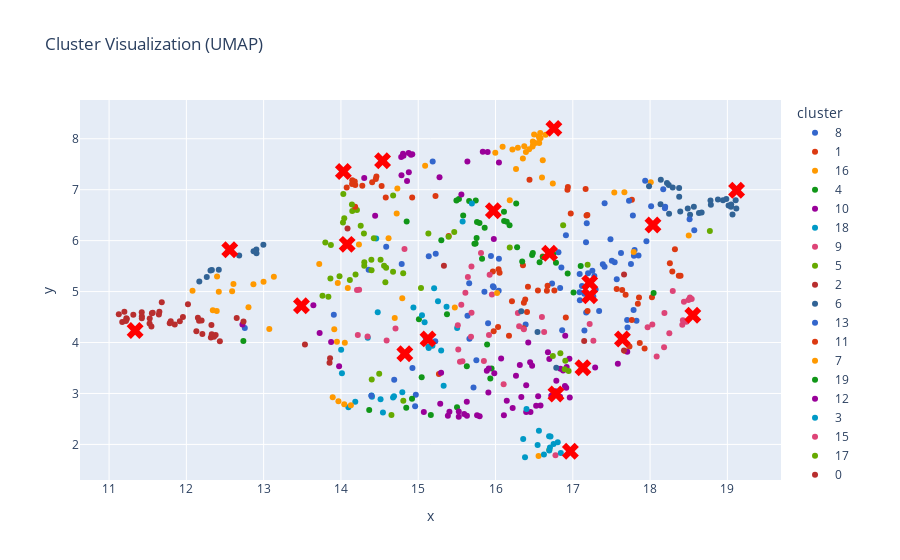

The code cell stored with this chart in its notebook:
### Code cell
# Example usage
if __name__ == "__main__":
    embeddings_file = "C:/Users/leonc/Thesis 2024/Toxic-Symbology/Image Clustering/toxic_embeddings.pt"
    folder_path = "C:/Users/leonc/Thesis 2024/Toxic-Symbology/complete expansion/toxics_symbol_images_filtered_renamed"
    destination_folder = "20_clusters"
    n_clusters = 20  # Adjust based on your needs

    # Run the full pipeline
    results = process_and_cluster_embeddings(
        embeddings_file, n_clusters, folder_path, destination_folder, max_images=50, method="umap", max_clusters=20
    )
    
    # Output evaluation results
    print(results)

### Figure 1 — Plotly figure (JSON) as saved in the notebook; plotly's stock layout.template omitted (floating-point values rounded to 4 significant figures)
{"data": [{"customdata": [["8", "2.png"], ["8", "10.png"], ["8", "24.png"], ["8", "42.png"], ["8", "88.png"], ["8", "89.png"], ["8", "90.png"], ["8", "92.png"], ["8", "161.png"], ["8", "171.png"], ["8", "207.png"], ["8", "279.png"], ["8", "281.png"], ["8", "282.png"], ["8", "283.png"], ["8", "284.png"], ["8", "285.png"], ["8", "286.png"], ["8", "289.png"], ["8", "293.png"], ["8", "299.png"], ["8", "309.png"], ["8", "318.png"], ["8", "324.png"], ["8", "326.png"], ["8", "340.png"], ["8", "344.png"], ["8", "362.png"], ["8", "390.png"], ["8", "391.png"], ["8", "419.png"], ["8", "422.png"], ["8", "426.png"], ["8", "428.png"], ["8", "451.png"], ["8", "503.png"], ["8", "507.png"], ["8", "513.png"]], "hovertemplate": "cluster=%{customdata[0]}<br>x=%{x}<br>y=%{y}<br>image_id=%{customdata[1]}<extra></extra>", "legendgroup": "8", "marker": {"color": "#3366CC", "symbol": "circle"}, "mode": "markers", "name": "8", "orientation": "v", "showlegend": true, "type": "scatter", "x": [14.36, 15.66, 12.76, 17.15, 17.3, 15.98, 16.04, 17.28, 14.79, 15.86, 16.84, 17.12, 17.2, 17.09, 17.82, 17.79, 17.09, 17.71, 17.34, 15.23, 15.14, 17.54, 17.17, 17.51, 16.73, 17.7, 17.27, 14.59, 16.39, 17.09, 17.85, 17.25, 17.18, 15.64, 17.15, 17.41, 16.04, 15.94], "xaxis": "x", "y": [5.427, 5.165, 4.284, 4.959, 5.039, 5.087, 5.014, 5.307, 5.542, 4.999, 5.069, 5.108, 5.361, 4.989, 4.427, 4.638, 5.343, 4.293, 4.619, 5.743, 5.694, 5.577, 4.587, 5.605, 5.159, 4.443, 4.906, 5.881, 4.355, 4.83, 5.708, 5.408, 6.343, 4.527, 4.238, 5.49, 5.647, 5.696], "yaxis": "y"}, {"customdata": [["1", "3.png"], ["1", "28.png"], ["1", "56.png"], ["1", "57.png"], ["1", "76.png"], ["1", "78.png"], ["1", "85.png"], ["1", "86.png"], ["1", "93.png"], ["1", "97.png"], ["1", "98.png"], ["1", "106.png"], ["1", "109.png"], ["1", "114.png"], ["1", "116.png"], ["1", "130.png"], ["1", "179.png"], ["1", "205.png"], ["1", "213.png"], ["1", "290.png"], ["1", "308.png"], ["1", "311.png"], ["1", "327.png"], ["1", "339.png"], ["1", "341.png"], ["1", "357.png"], ["1", "365.png"], ["1", "366.png"], ["1", "369.png"], ["1", "371.png"], ["1", "372.png"], ["1", "379.png"], ["1", "399.png"], ["1", "406.png"], ["1", "413.png"], ["1", "414.png"], ["1", "415.png"], ["1", "421.png"], ["1", "425.png"], ["1", "427.png"], ["1", "430.png"], ["1", "487.png"], ["1", "497.png"], ["1", "504.png"], ["1", "522.png"]], "hovertemplate": "cluster=%{customdata[0]}<br>x=%{x}<br>y=%{y}<br>image_id=%{customdata[1]}<extra></extra>", "legendgroup": "1", "marker": {"color": "#DC3912", "symbol": "circle"}, "mode": "markers", "name": "1", "orientation": "v", "showlegend": true, "type": "scatter", "x": [16.05, 18.32, 16.61, 15.39, 16.42, 16.38, 17.64, 15.98, 17.84, 16.55, 16.67, 16.17, 17.86, 16.76, 18.26, 18.02, 15.27, 18.39, 16.97, 16.04, 16.35, 17.76, 16.03, 17.76, 17.68, 17.19, 18.29, 16.94, 18.37, 16.93, 16.36, 16.37, 15.22, 15.97, 17.73, 17.93, 17.87, 16.91, 16.66, 17.18, 17.19, 17.57, 16.41, 16.21, 17.17], "xaxis": "x", "y": [5.368, 5.83, 5.687, 6.09, 5.096, 4.844, 5.031, 4.224, 4.762, 5.02, 5.115, 4.135, 4.882, 5.023, 5.557, 4.889, 3.38, 5.313, 6.535, 5.44, 5.519, 6.801, 4.307, 4.444, 4.937, 4.621, 5.393, 7.052, 5.313, 7.001, 4.278, 4.781, 6.878, 5.395, 3.922, 3.882, 3.992, 4.491, 5.016, 6.493, 6.502, 5.052, 4.597, 4.811, 7.014], "yaxis": "y"}, {"customdata": [["16", "4.png"], ["16", "87.png"], ["16", "99.png"], ["16", "153.png"], ["16", "159.png"], ["16", "160.png"], ["16", "162.png"], ["16", "166.png"], ["16", "261.png"], ["16", "269.png"], ["16", "307.png"], ["16", "363.png"], ["16", "364.png"], ["16", "383.png"], ["16", "398.png"], ["16", "400.png"], ["16", "403.png"], ["16", "459.png"], ["16", "468.png"], ["16", "469.png"], ["16", "470.png"], ["16", "471.png"], ["16", "474.png"], ["16", "475.png"], ["16", "476.png"], ["16", "477.png"], ["16", "478.png"], ["16", "479.png"]], "hovertemplate": "cluster=%{customdata[0]}<br>x=%{x}<br>y=%{y}<br>image_id=%{customdata[1]}<extra></extra>", "legendgroup": "16", "marker": {"color": "#FF9900", "symbol": "circle"}, "mode": "markers", "name": "16", "orientation": "v", "showlegend": true, "type": "scatter", "x": [16.27, 16.35, 16.39, 16.48, 18.01, 16.22, 16.29, 16.51, 17.54, 16.61, 16.49, 16.0, 16.09, 16.37, 14.73, 16.74, 16.6, 17.67, 16.48, 16.57, 16.18, 16.65, 16.57, 16.43, 16.58, 16.58, 16.56, 16.5], "xaxis": "x", "y": [7.406, 7.613, 7.74, 7.85, 7.149, 7.788, 7.823, 7.919, 6.944, 7.579, 7.9, 7.726, 7.842, 7.852, 7.024, 7.124, 7.238, 6.949, 7.947, 7.917, 6.795, 8.077, 8.006, 7.795, 8.116, 8.014, 8.047, 8.082], "yaxis": "y"}, {"customdata": [["4", "5.png"], ["4", "7.png"], ["4", "20.png"], ["4", "48.png"], ["4", "120.png"], ["4", "163.png"], ["4", "165.png"], ["4", "183.png"], ["4", "184.png"], ["4", "186.png"], ["4", "232.png"], ["4", "263.png"], ["4", "266.png"], ["4", "303.png"], ["4", "304.png"], ["4", "387.png"], ["4", "401.png"], ["4", "431.png"], ["4", "455.png"]], "hovertemplate": "cluster=%{customdata[0]}<br>x=%{x}<br>y=%{y}<br>image_id=%{customdata[1]}<extra></extra>", "legendgroup": "4", "marker": {"color": "#109618", "symbol": "circle"}, "mode": "markers", "name": "4", "orientation": "v", "showlegend": true, "type": "scatter", "x": [15.79, 15.3, 12.74, 15.66, 15.76, 16.27, 16.11, 15.53, 15.49, 16.11, 15.74, 16.15, 15.86, 15.76, 15.73, 14.85, 15.01, 16.18, 15.58], "xaxis": "x", "y": [6.349, 6.009, 4.03, 6.777, 6.368, 6.729, 6.568, 6.818, 6.789, 6.385, 6.786, 6.369, 6.253, 6.05, 5.94, 6.377, 4.458, 6.302, 6.495], "yaxis": "y"}, {"customdata": [["10", "6.png"], ["10", "52.png"], ["10", "53.png"], ["10", "58.png"], ["10", "113.png"], ["10", "164.png"], ["10", "178.png"], ["10", "185.png"], ["10", "187.png"], ["10", "224.png"], ["10", "253.png"], ["10", "278.png"], ["10", "291.png"], ["10", "294.png"], ["10", "295.png"], ["10", "296.png"], ["10", "297.png"], ["10", "298.png"], ["10", "359.png"], ["10", "373.png"], ["10", "374.png"], ["10", "388.png"], ["10", "466.png"]], "hovertemplate": "cluster=%{customdata[0]}<br>x=%{x}<br>y=%{y}<br>image_id=%{customdata[1]}<extra></extra>", "legendgroup": "10", "marker": {"color": "#990099", "symbol": "circle"}, "mode": "markers", "name": "10", "orientation": "v", "showlegend": true, "type": "scatter", "x": [14.86, 14.91, 14.88, 14.78, 15.98, 15.64, 13.87, 15.56, 14.44, 14.3, 12.73, 16.04, 15.28, 14.78, 14.81, 14.8, 14.92, 14.88, 13.72, 15.9, 15.84, 13.64, 13.98], "xaxis": "x", "y": [7.169, 7.686, 7.342, 7.282, 6.03, 7.552, 4.01, 6.907, 6.489, 7.229, 4.353, 7.535, 7.245, 7.644, 7.665, 7.708, 7.699, 7.723, 4.186, 7.741, 7.747, 4.733, 3.536], "yaxis": "y"}, {"customdata": [["18", "8.png"], ["18", "14.png"], ["18", "15.png"], ["18", "16.png"], ["18", "17.png"], ["18", "18.png"], ["18", "115.png"], ["18", "136.png"], ["18", "167.png"], ["18", "188.png"], ["18", "276.png"], ["18", "322.png"], ["18", "328.png"], ["18", "331.png"], ["18", "435.png"], ["18", "498.png"], ["18", "502.png"], ["18", "512.png"], ["18", "517.png"], ["18", "524.png"], ["18", "526.png"], ["18", "528.png"], ["18", "531.png"], ["18", "532.png"], ["18", "534.png"], ["18", "535.png"], ["18", "536.png"], ["18", "541.png"]], "hovertemplate": "cluster=%{customdata[0]}<br>x=%{x}<br>y=%{y}<br>image_id=%{customdata[1]}<extra></extra>", "legendgroup": "18", "marker": {"color": "#0099C6", "symbol": "circle"}, "mode": "markers", "name": "18", "orientation": "v", "showlegend": true, "type": "scatter", "x": [14.48, 14.46, 15.08, 15.69, 14.94, 15.5, 15.57, 15.18, 14.0, 15.21, 14.79, 15.05, 15.1, 15.13, 15.14, 15.37, 14.35, 15.26, 14.69, 14.01, 14.67, 14.4, 14.4, 14.54, 14.51, 14.1, 15.3, 14.19], "xaxis": "x", "y": [4.595, 6.04, 4.397, 6.728, 4.689, 4.288, 6.375, 3.937, 3.856, 5.066, 3.023, 4.534, 4.094, 3.915, 3.891, 4.702, 4.095, 4.809, 2.946, 3.398, 2.919, 2.933, 2.959, 2.625, 2.884, 2.729, 3.845, 2.839], "yaxis": "y"}, {"customdata": [["9", "9.png"], ["9", "79.png"], ["9", "94.png"], ["9", "102.png"], ["9", "119.png"], ["9", "121.png"], ["9", "126.png"], ["9", "134.png"], ["9", "135.png"], ["9", "148.png"], ["9", "168.png"], ["9", "172.png"], ["9", "176.png"], ["9", "177.png"], ["9", "190.png"], ["9", "193.png"], ["9", "210.png"], ["9", "221.png"], ["9", "287.png"], ["9", "313.png"], ["9", "323.png"], ["9", "358.png"], ["9", "402.png"], ["9", "407.png"], ["9", "473.png"], ["9", "495.png"], ["9", "500.png"], ["9", "509.png"], ["9", "510.png"], ["9", "511.png"]], "hovertemplate": "cluster=%{customdata[0]}<br>x=%{x}<br>y=%{y}<br>image_id=%{customdata[1]}<extra></extra>", "legendgroup": "9", "marker": {"color": "#DD4477", "symbol": "circle"}, "mode": "markers", "name": "9", "orientation": "v", "showlegend": true, "type": "scatter", "x": [15.51, 16.37, 15.64, 18.19, 16.6, 15.52, 15.85, 15.54, 15.57, 15.92, 14.34, 14.59, 14.22, 16.11, 14.21, 14.24, 17.27, 15.92, 14.71, 16.29, 16.31, 16.78, 17.22, 15.81, 15.69, 16.63, 15.95, 15.61, 15.56, 15.69], "xaxis": "x", "y": [4.341, 4.262, 5.287, 4.578, 4.499, 3.865, 3.639, 3.62, 3.63, 4.148, 4.116, 4.04, 4.147, 3.179, 5.033, 5.037, 4.036, 5.329, 4.278, 4.581, 4.32, 1.788, 4.363, 5.759, 4.584, 4.208, 4.942, 4.978, 4.743, 5.493], "yaxis": "y"}, {"customdata": [["5", "11.png"], ["5", "12.png"], ["5", "13.png"], ["5", "55.png"], ["5", "59.png"], ["5", "69.png"], ["5", "82.png"], ["5", "84.png"], ["5", "111.png"], ["5", "191.png"], ["5", "194.png"], ["5", "196.png"], ["5", "198.png"], ["5", "203.png"], ["5", "209.png"], ["5", "214.png"], ["5", "229.png"], ["5", "235.png"], ["5", "236.png"], ["5", "237.png"], ["5", "238.png"], ["5", "239.png"], ["5", "242.png"], ["5", "320.png"], ["5", "343.png"], ["5", "351.png"], ["5", "368.png"], ["5", "381.png"], ["5", "382.png"], ["5", "385.png"], ["5", "404.png"], ["5", "506.png"]], "hovertemplate": "cluster=%{customdata[0]}<br>x=%{x}<br>y=%{y}<br>image_id=%{customdata[1]}<extra></extra>", "legendgroup": "5", "marker": {"color": "#66AA00", "symbol": "circle"}, "mode": "markers", "name": "5", "orientation": "v", "showlegend": true, "type": "scatter", "x": [14.56, 14.81, 14.57, 15.13, 14.68, 13.76, 14.51, 14.3, 14.4, 18.77, 14.19, 13.98, 14.12, 13.84, 14.5, 15.04, 14.3, 14.15, 14.21, 13.87, 14.03, 14.04, 13.8, 17.19, 14.58, 16.7, 14.39, 14.3, 14.43, 14.26, 14.67, 13.86], "xaxis": "x", "y": [5.51, 5.361, 5.181, 6.141, 6.887, 4.92, 5.626, 5.575, 5.421, 6.19, 5.335, 5.303, 5.226, 4.897, 3.387, 5.069, 5.509, 6.581, 6.603, 5.913, 6.358, 6.44, 5.966, 5.526, 5.469, 1.895, 5.627, 6.139, 6.049, 6.293, 5.39, 5.259], "yaxis": "y"}, {"customdata": [["2", "19.png"], ["2", "21.png"], ["2", "22.png"], ["2", "23.png"], ["2", "25.png"], ["2", "26.png"], ["2", "27.png"], ["2", "39.png"], ["2", "155.png"], ["2", "223.png"], ["2", "226.png"], ["2", "227.png"], ["2", "228.png"], ["2", "231.png"], ["2", "250.png"], ["2", "251.png"], ["2", "252.png"], ["2", "254.png"], ["2", "255.png"], ["2", "256.png"], ["2", "257.png"], ["2", "258.png"], ["2", "259.png"], ["2", "260.png"], ["2", "262.png"], ["2", "424.png"], ["2", "449.png"], ["2", "464.png"], ["2", "480.png"], ["2", "481.png"], ["2", "482.png"], ["2", "483.png"], ["2", "484.png"], ["2", "485.png"], ["2", "486.png"], ["2", "488.png"], ["2", "489.png"], ["2", "490.png"], ["2", "491.png"], ["2", "493.png"]], "hovertemplate": "cluster=%{customdata[0]}<br>x=%{x}<br>y=%{y}<br>image_id=%{customdata[1]}<extra></extra>", "legendgroup": "2", "marker": {"color": "#B82E2E", "symbol": "circle"}, "mode": "markers", "name": "2", "orientation": "v", "showlegend": true, "type": "scatter", "x": [12.38, 12.36, 12.13, 12.21, 12.16, 12.43, 11.65, 12.15, 13.85, 13.86, 12.65, 12.74, 11.85, 12.02, 12.32, 12.33, 11.64, 11.78, 11.53, 13.53, 11.52, 11.55, 11.56, 11.8, 12.32, 11.92, 12.2, 11.96, 11.42, 11.42, 11.68, 11.42, 11.17, 11.55, 11.22, 11.31, 11.23, 11.22, 11.2, 11.13], "xaxis": "x", "y": [4.149, 4.111, 4.222, 4.169, 4.427, 4.025, 4.603, 4.485, 3.601, 3.69, 4.481, 4.411, 4.355, 4.749, 4.097, 4.161, 4.548, 4.376, 4.473, 3.964, 4.371, 4.317, 4.583, 4.417, 4.344, 4.418, 4.435, 4.503, 4.514, 4.594, 4.793, 4.477, 4.404, 4.575, 4.478, 4.543, 4.462, 4.424, 4.606, 4.555], "yaxis": "y"}, {"customdata": [["6", "29.png"], ["6", "30.png"], ["6", "32.png"], ["6", "33.png"], ["6", "34.png"], ["6", "37.png"], ["6", "40.png"], ["6", "61.png"], ["6", "62.png"], ["6", "63.png"], ["6", "64.png"], ["6", "65.png"], ["6", "66.png"], ["6", "67.png"], ["6", "71.png"], ["6", "72.png"], ["6", "74.png"], ["6", "144.png"], ["6", "145.png"], ["6", "150.png"], ["6", "204.png"], ["6", "230.png"], ["6", "367.png"], ["6", "375.png"], ["6", "516.png"], ["6", "542.png"]], "hovertemplate": "cluster=%{customdata[0]}<br>x=%{x}<br>y=%{y}<br>image_id=%{customdata[1]}<extra></extra>", "legendgroup": "6", "marker": {"color": "#316395", "symbol": "circle"}, "mode": "markers", "name": "6", "orientation": "v", "showlegend": true, "type": "scatter", "x": [19.05, 18.57, 19.07, 19.02, 18.99, 18.79, 18.38, 18.94, 18.78, 18.38, 18.88, 18.52, 19.11, 18.29, 18.14, 18.63, 19.05, 18.25, 18.49, 17.99, 18.24, 18.39, 18.67, 19.12, 18.22, 18.14], "xaxis": "x", "y": [6.663, 6.667, 6.512, 6.691, 6.819, 6.704, 7.034, 6.794, 6.788, 6.86, 6.807, 6.51, 6.793, 7.044, 6.714, 6.545, 6.712, 6.53, 6.632, 7.068, 7.091, 6.574, 6.555, 6.631, 7.131, 7.194], "yaxis": "y"}, {"customdata": [["13", "31.png"], ["13", "35.png"], ["13", "36.png"], ["13", "38.png"], ["13", "41.png"], ["13", "43.png"], ["13", "68.png"], ["13", "70.png"], ["13", "73.png"], ["13", "83.png"], ["13", "108.png"], ["13", "117.png"], ["13", "138.png"], ["13", "142.png"], ["13", "143.png"], ["13", "147.png"], ["13", "154.png"], ["13", "158.png"], ["13", "173.png"], ["13", "202.png"], ["13", "206.png"], ["13", "208.png"], ["13", "268.png"], ["13", "275.png"], ["13", "280.png"], ["13", "300.png"], ["13", "317.png"], ["13", "325.png"], ["13", "336.png"], ["13", "370.png"], ["13", "437.png"], ["13", "492.png"], ["13", "499.png"], ["13", "505.png"], ["13", "519.png"], ["13", "525.png"]], "hovertemplate": "cluster=%{customdata[0]}<br>x=%{x}<br>y=%{y}<br>image_id=%{customdata[1]}<extra></extra>", "legendgroup": "13", "marker": {"color": "#3366CC", "symbol": "circle"}, "mode": "markers", "name": "13", "orientation": "v", "showlegend": true, "type": "scatter", "x": [17.79, 18.57, 17.17, 17.39, 18.2, 17.78, 18.19, 18.51, 17.41, 17.49, 17.57, 16.86, 17.95, 17.8, 16.91, 14.93, 17.73, 18.17, 15.72, 15.22, 14.69, 14.97, 17.62, 15.66, 18.01, 15.19, 16.81, 17.75, 15.9, 17.94, 15.97, 15.75, 16.85, 13.91, 14.96, 14.39], "xaxis": "x", "y": [5.702, 6.203, 5.967, 5.535, 6.665, 6.496, 6.635, 6.423, 6.734, 6.027, 5.241, 4.243, 5.986, 5.815, 6.107, 3.498, 6.786, 7.007, 3.116, 4.024, 3.271, 2.975, 5.757, 4.073, 6.675, 7.556, 5.772, 5.542, 4.38, 7.174, 5.107, 3.651, 5.473, 4.546, 2.75, 2.956], "yaxis": "y"}, {"customdata": [["11", "44.png"], ["11", "46.png"], ["11", "47.png"], ["11", "49.png"], ["11", "50.png"], ["11", "51.png"], ["11", "75.png"], ["11", "80.png"], ["11", "81.png"], ["11", "241.png"], ["11", "377.png"], ["11", "378.png"], ["11", "380.png"], ["11", "386.png"], ["11", "452.png"]], "hovertemplate": "cluster=%{customdata[0]}<br>x=%{x}<br>y=%{y}<br>image_id=%{customdata[1]}<extra></extra>", "legendgroup": "11", "marker": {"color": "#DC3912", "symbol": "circle"}, "mode": "markers", "name": "11", "orientation": "v", "showlegend": true, "type": "scatter", "x": [14.92, 14.46, 14.28, 14.15, 14.4, 14.45, 14.16, 14.58, 14.53, 14.18, 14.18, 14.19, 14.07, 14.14, 16.44], "xaxis": "x", "y": [6.847, 7.259, 7.078, 7.186, 7.145, 7.21, 7.144, 6.848, 7.072, 6.667, 7.163, 7.094, 7.044, 7.113, 7.194], "yaxis": "y"}, {"customdata": [["7", "54.png"], ["7", "96.png"], ["7", "100.png"], ["7", "137.png"], ["7", "146.png"], ["7", "151.png"], ["7", "152.png"], ["7", "169.png"], ["7", "175.png"], ["7", "182.png"], ["7", "195.png"], ["7", "197.png"], ["7", "201.png"], ["7", "234.png"], ["7", "243.png"], ["7", "264.png"], ["7", "301.png"], ["7", "306.png"], ["7", "310.png"], ["7", "319.png"], ["7", "335.png"], ["7", "355.png"], ["7", "405.png"], ["7", "408.png"], ["7", "416.png"], ["7", "417.png"], ["7", "418.png"], ["7", "423.png"], ["7", "438.png"], ["7", "460.png"], ["7", "461.png"], ["7", "496.png"], ["7", "501.png"], ["7", "518.png"]], "hovertemplate": "cluster=%{customdata[0]}<br>x=%{x}<br>y=%{y}<br>image_id=%{customdata[1]}<extra></extra>", "legendgroup": "7", "marker": {"color": "#FF9900", "symbol": "circle"}, "mode": "markers", "name": "7", "orientation": "v", "showlegend": true, "type": "scatter", "x": [15.09, 12.4, 14.62, 12.59, 13.89, 13.97, 14.04, 14.05, 13.95, 13.91, 12.87, 13.96, 14.09, 12.8, 13.72, 12.39, 14.72, 12.42, 13.13, 12.61, 14.23, 16.56, 13.07, 13.0, 18.5, 17.68, 14.7, 17.79, 12.08, 16.02, 12.34, 14.79, 15.47, 14.13], "xaxis": "x", "y": [7.47, 5.298, 6.049, 5.007, 2.928, 2.845, 2.791, 3.994, 4.013, 4.259, 5.145, 5.166, 5.072, 4.691, 5.543, 4.618, 6.534, 4.995, 5.289, 5.151, 5.922, 1.772, 4.267, 5.192, 6.101, 3.836, 4.481, 5.779, 5.018, 4.971, 4.634, 4.868, 4.688, 2.77], "yaxis": "y"}, {"customdata": [["19", "77.png"], ["19", "107.png"], ["19", "128.png"], ["19", "129.png"], ["19", "133.png"], ["19", "141.png"], ["19", "149.png"], ["19", "212.png"], ["19", "270.png"], ["19", "271.png"], ["19", "273.png"], ["19", "274.png"], ["19", "277.png"], ["19", "315.png"], ["19", "321.png"], ["19", "329.png"], ["19", "456.png"], ["19", "462.png"], ["19", "508.png"], ["19", "514.png"], ["19", "521.png"], ["19", "529.png"], ["19", "530.png"], ["19", "538.png"], ["19", "540.png"]], "hovertemplate": "cluster=%{customdata[0]}<br>x=%{x}<br>y=%{y}<br>image_id=%{customdata[1]}<extra></extra>", "legendgroup": "19", "marker": {"color": "#109618", "symbol": "circle"}, "mode": "markers", "name": "19", "orientation": "v", "showlegend": true, "type": "scatter", "x": [16.57, 16.93, 16.78, 15.89, 15.95, 18.05, 15.63, 15.37, 15.04, 16.48, 17.1, 16.61, 16.28, 17.01, 16.35, 16.47, 15.74, 16.75, 15.83, 15.16, 14.37, 14.92, 15.5, 14.85, 15.93], "xaxis": "x", "y": [5.574, 5.357, 5.565, 3.963, 3.492, 4.972, 3.536, 4.553, 3.316, 5.758, 5.502, 5.681, 5.872, 4.982, 5.59, 5.719, 5.945, 5.731, 5.642, 2.576, 2.674, 2.898, 2.73, 2.719, 3.295], "yaxis": "y"}, {"customdata": [["12", "91.png"], ["12", "95.png"], ["12", "103.png"], ["12", "112.png"], ["12", "118.png"], ["12", "122.png"], ["12", "123.png"], ["12", "125.png"], ["12", "127.png"], ["12", "131.png"], ["12", "132.png"], ["12", "139.png"], ["12", "156.png"], ["12", "157.png"], ["12", "174.png"], ["12", "181.png"], ["12", "199.png"], ["12", "215.png"], ["12", "216.png"], ["12", "217.png"], ["12", "218.png"], ["12", "220.png"], ["12", "233.png"], ["12", "267.png"], ["12", "272.png"], ["12", "312.png"], ["12", "314.png"], ["12", "330.png"], ["12", "333.png"], ["12", "334.png"], ["12", "337.png"], ["12", "384.png"], ["12", "389.png"], ["12", "394.png"], ["12", "409.png"], ["12", "412.png"], ["12", "420.png"], ["12", "429.png"], ["12", "432.png"], ["12", "448.png"], ["12", "454.png"], ["12", "463.png"], ["12", "472.png"], ["12", "494.png"], ["12", "515.png"], ["12", "523.png"], ["12", "527.png"], ["12", "537.png"], ["12", "539.png"]], "hovertemplate": "cluster=%{customdata[0]}<br>x=%{x}<br>y=%{y}<br>image_id=%{customdata[1]}<extra></extra>", "legendgroup": "12", "marker": {"color": "#990099", "symbol": "circle"}, "mode": "markers", "name": "12", "orientation": "v", "showlegend": true, "type": "scatter", "x": [16.92, 16.84, 16.55, 16.58, 16.15, 15.91, 16.07, 15.98, 16.26, 16.45, 15.89, 16.96, 16.4, 15.28, 15.3, 16.47, 16.31, 15.76, 16.9, 16.92, 16.79, 16.78, 16.53, 15.63, 15.52, 16.33, 16.9, 16.42, 15.91, 16.11, 16.45, 16.68, 16.96, 16.88, 17.7, 17.58, 16.22, 16.7, 16.84, 17.29, 15.59, 15.79, 16.4, 16.72, 15.38, 15.63, 15.07, 15.4, 15.52], "xaxis": "x", "y": [3.521, 3.485, 2.945, 2.765, 2.856, 3.492, 3.686, 3.395, 3.347, 3.612, 3.448, 2.921, 3.161, 2.799, 3.408, 3.542, 3.559, 2.573, 3.147, 3.111, 3.248, 3.044, 2.761, 2.839, 2.646, 2.929, 4.135, 4.0, 3.021, 2.572, 2.635, 3.809, 3.683, 3.451, 3.819, 3.581, 2.716, 3.677, 2.934, 3.51, 2.596, 2.554, 2.635, 2.956, 2.563, 2.564, 2.638, 2.642, 2.544], "yaxis": "y"}, {"customdata": [["3", "101.png"], ["3", "180.png"], ["3", "345.png"], ["3", "346.png"], ["3", "347.png"], ["3", "348.png"], ["3", "349.png"], ["3", "350.png"], ["3", "352.png"], ["3", "353.png"], ["3", "354.png"], ["3", "356.png"], ["3", "360.png"], ["3", "361.png"]], "hovertemplate": "cluster=%{customdata[0]}<br>x=%{x}<br>y=%{y}<br>image_id=%{customdata[1]}<extra></extra>", "legendgroup": "3", "marker": {"color": "#0099C6", "symbol": "circle"}, "mode": "markers", "name": "3", "orientation": "v", "showlegend": true, "type": "scatter", "x": [16.4, 15.33, 16.71, 16.7, 16.69, 16.56, 16.75, 16.54, 16.36, 16.63, 16.38, 16.8, 16.84, 16.7], "xaxis": "x", "y": [2.696, 3.151, 2.156, 1.938, 2.159, 2.267, 2.008, 1.989, 2.104, 1.801, 1.748, 2.04, 1.831, 1.881], "yaxis": "y"}, {"customdata": [["15", "104.png"], ["15", "124.png"], ["15", "189.png"], ["15", "200.png"], ["15", "244.png"], ["15", "245.png"], ["15", "246.png"], ["15", "247.png"], ["15", "248.png"], ["15", "249.png"], ["15", "288.png"], ["15", "342.png"], ["15", "411.png"], ["15", "457.png"], ["15", "465.png"]], "hovertemplate": "cluster=%{customdata[0]}<br>x=%{x}<br>y=%{y}<br>image_id=%{customdata[1]}<extra></extra>", "legendgroup": "15", "marker": {"color": "#DD4477", "symbol": "circle"}, "mode": "markers", "name": "15", "orientation": "v", "showlegend": true, "type": "scatter", "x": [18.29, 17.97, 18.42, 18.42, 18.52, 14.82, 18.44, 18.5, 18.47, 18.54, 18.03, 15.68, 18.25, 18.18, 18.09], "xaxis": "x", "y": [5.011, 4.302, 4.349, 4.436, 4.885, 5.834, 4.798, 4.833, 4.406, 4.853, 4.354, 4.113, 4.183, 3.905, 3.727], "yaxis": "y"}, {"customdata": [["17", "140.png"], ["17", "240.png"], ["17", "265.png"], ["17", "305.png"], ["17", "376.png"], ["17", "392.png"], ["17", "393.png"], ["17", "395.png"], ["17", "396.png"], ["17", "397.png"], ["17", "450.png"], ["17", "453.png"], ["17", "520.png"], ["17", "533.png"]], "hovertemplate": "cluster=%{customdata[0]}<br>x=%{x}<br>y=%{y}<br>image_id=%{customdata[1]}<extra></extra>", "legendgroup": "17", "marker": {"color": "#66AA00", "symbol": "circle"}, "mode": "markers", "name": "17", "orientation": "v", "showlegend": true, "type": "scatter", "x": [16.88, 14.14, 16.18, 14.4, 14.03, 16.84, 16.9, 16.95, 16.74, 16.9, 15.39, 15.47, 14.81, 14.65], "xaxis": "x", "y": [6.302, 6.712, 5.865, 3.274, 6.915, 3.791, 3.64, 3.442, 3.738, 3.474, 6.079, 6.169, 2.858, 2.579], "yaxis": "y"}, {"customdata": [["0", "211.png"], ["0", "219.png"], ["0", "222.png"], ["0", "316.png"], ["0", "410.png"]], "hovertemplate": "cluster=%{customdata[0]}<br>x=%{x}<br>y=%{y}<br>image_id=%{customdata[1]}<extra></extra>", "legendgroup": "0", "marker": {"color": "#B82E2E", "symbol": "circle"}, "mode": "markers", "name": "0", "orientation": "v", "showlegend": true, "type": "scatter", "x": [15.33, 17.15, 14.09, 17.66, 17.66], "xaxis": "x", "y": [5.507, 4.032, 6.239, 5.334, 3.845], "yaxis": "y"}, {"customdata": [["14", "433.png"], ["14", "434.png"], ["14", "436.png"], ["14", "439.png"], ["14", "440.png"], ["14", "441.png"], ["14", "442.png"], ["14", "443.png"], ["14", "444.png"], ["14", "445.png"], ["14", "446.png"], ["14", "447.png"], ["14", "467.png"]], "hovertemplate": "cluster=%{customdata[0]}<br>x=%{x}<br>y=%{y}<br>image_id=%{customdata[1]}<extra></extra>", "legendgroup": "14", "marker": {"color": "#316395", "symbol": "circle"}, "mode": "markers", "name": "14", "orientation": "v", "showlegend": true, "type": "scatter", "x": [12.42, 12.91, 12.91, 12.68, 16.79, 13.0, 12.33, 12.87, 12.26, 12.17, 16.54, 12.31, 16.33], "xaxis": "x", "y": [5.43, 5.827, 5.754, 5.71, 3.504, 5.92, 5.425, 5.793, 5.284, 5.199, 4.206, 5.413, 4.615], "yaxis": "y"}, {"marker": {"color": "red", "size": 15, "symbol": "x"}, "mode": "markers", "name": "Centroid", "type": "scatter", "x": [17.64, 17.22, 11.34, 16.97, 15.97, 14.08, 19.12, 13.49, 17.22, 15.13, 14.54, 14.03, 16.78, 18.04, 12.56, 18.55, 16.76, 17.13, 14.83, 16.7], "y": [4.071, 4.917, 4.235, 1.865, 6.588, 5.927, 6.99, 4.721, 5.171, 4.071, 7.568, 7.358, 2.992, 6.306, 5.823, 4.534, 8.204, 3.503, 3.78, 5.753]}], "layout": {"legend": {"title": {"text": "cluster"}, "tracegroupgap": 0}, "showlegend": true, "title": {"text": "Cluster Visualization (UMAP)"}, "xaxis": {"anchor": "y", "domain": [0, 1], "title": {"text": "x"}}, "yaxis": {"anchor": "x", "domain": [0, 1], "title": {"text": "y"}}}}
